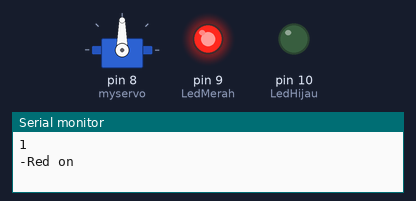
This sketch was run on a simulated Arduino Uno, built with avr-gcc and run on an emulated ATmega328P. On the bench: servo, output pins drawn as LEDs (lit = HIGH), the last lines printed to the serial monitor.

Above: at 0.05 s.
At 1.7 s:
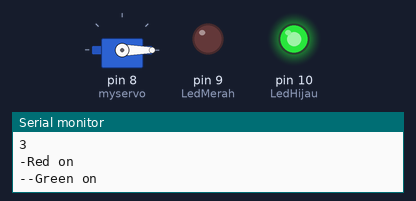
At 3.35 s:
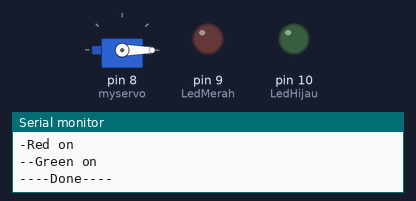
Timing chart, 0 to 7.8 s (numbered marks = the images above):
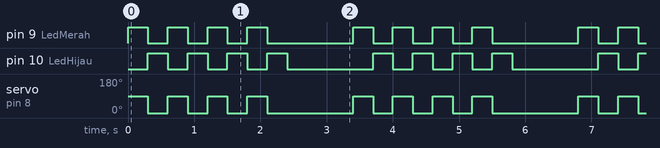

Measured:
- by itself, pin 9 (LedMerah), pin 10 (LedHijau): repeats every 3.4 s: 3 × (LOW 0.30 s, HIGH 0.30 s), LOW 1.3 s, HIGH 0.30 s
- by itself, servo on pin 8 (myservo): repeats every 3.4 s: 2 × (90° 0.30 s, 0° 0.30 s), 90° 0.30 s, 0° 1.3 s, 90° 0.30 s, 0° 0.30 s

The sketch:

servo-led-blink.ino
```cpp
#include <Servo.h>

Servo myservo;

int LedMerah=9;
int LedHijau=10;

void setup() {
  // put your setup code here, to run once:

  Serial.begin(9600);

  myservo.attach(8);

  pinMode(LedMerah,OUTPUT);
  pinMode(LedHijau,OUTPUT);
}

void loop() {
  // put your main code here, to run repeatedly:

  for(int i=1; i<=4; i++){
    Serial.println(i);

    myservo.write(90);
    digitalWrite(LedMerah,HIGH);
    Serial.println("-Red on");

    delay(300);
    myservo.write(0);
    digitalWrite(LedMerah,LOW);
    digitalWrite(LedHijau,HIGH);
    Serial.println("--Green on");

    delay(300);
    digitalWrite(LedHijau,LOW);
  }


  digitalWrite(LedMerah,LOW);
  Serial.println("----Done---- \n\n\n");
  delay(1000);
}
```
